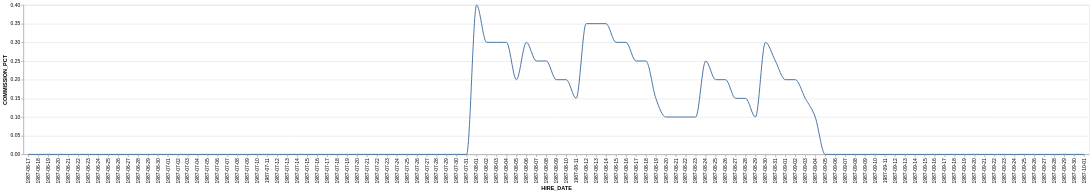

Source (Vega-Lite JSON):
### Vega-Lite specification from a JSON file in a GitHub repository (floating-point values rounded to 4 significant figures)
{"data": {"values": [{"x_data": "1987-06-17", "y_data": 0}, {"x_data": "1987-06-18", "y_data": 0}, {"x_data": "1987-06-19", "y_data": 0}, {"x_data": "1987-06-20", "y_data": 0}, {"x_data": "1987-06-21", "y_data": 0}, {"x_data": "1987-06-22", "y_data": 0}, {"x_data": "1987-06-23", "y_data": 0}, {"x_data": "1987-06-24", "y_data": 0}, {"x_data": "1987-06-25", "y_data": 0}, {"x_data": "1987-06-26", "y_data": 0}, {"x_data": "1987-06-27", "y_data": 0}, {"x_data": "1987-06-28", "y_data": 0}, {"x_data": "1987-06-29", "y_data": 0}, {"x_data": "1987-06-30", "y_data": 0}, {"x_data": "1987-07-01", "y_data": 0}, {"x_data": "1987-07-02", "y_data": 0}, {"x_data": "1987-07-03", "y_data": 0}, {"x_data": "1987-07-04", "y_data": 0}, {"x_data": "1987-07-05", "y_data": 0}, {"x_data": "1987-07-06", "y_data": 0}, {"x_data": "1987-07-07", "y_data": 0}, {"x_data": "1987-07-08", "y_data": 0}, {"x_data": "1987-07-09", "y_data": 0}, {"x_data": "1987-07-10", "y_data": 0}, {"x_data": "1987-07-11", "y_data": 0}, {"x_data": "1987-07-12", "y_data": 0}, {"x_data": "1987-07-13", "y_data": 0}, {"x_data": "1987-07-14", "y_data": 0}, {"x_data": "1987-07-15", "y_data": 0}, {"x_data": "1987-07-16", "y_data": 0}, {"x_data": "1987-07-17", "y_data": 0}, {"x_data": "1987-07-18", "y_data": 0}, {"x_data": "1987-07-19", "y_data": 0}, {"x_data": "1987-07-20", "y_data": 0}, {"x_data": "1987-07-21", "y_data": 0}, {"x_data": "1987-07-22", "y_data": 0}, {"x_data": "1987-07-23", "y_data": 0}, {"x_data": "1987-07-24", "y_data": 0}, {"x_data": "1987-07-25", "y_data": 0}, {"x_data": "1987-07-26", "y_data": 0}, {"x_data": "1987-07-27", "y_data": 0}, {"x_data": "1987-07-28", "y_data": 0}, {"x_data": "1987-07-29", "y_data": 0}, {"x_data": "1987-07-30", "y_data": 0}, {"x_data": "1987-07-31", "y_data": 0}, {"x_data": "1987-08-01", "y_data": 0.4}, {"x_data": "1987-08-02", "y_data": 0.3}, {"x_data": "1987-08-03", "y_data": 0.3}, {"x_data": "1987-08-04", "y_data": 0.3}, {"x_data": "1987-08-05", "y_data": 0.2}, {"x_data": "1987-08-06", "y_data": 0.3}, {"x_data": "1987-08-07", "y_data": 0.25}, {"x_data": "1987-08-08", "y_data": 0.25}, {"x_data": "1987-08-09", "y_data": 0.2}, {"x_data": "1987-08-10", "y_data": 0.2}, {"x_data": "1987-08-11", "y_data": 0.15}, {"x_data": "1987-08-12", "y_data": 0.35}, {"x_data": "1987-08-13", "y_data": 0.35}, {"x_data": "1987-08-14", "y_data": 0.35}, {"x_data": "1987-08-15", "y_data": 0.3}, {"x_data": "1987-08-16", "y_data": 0.3}, {"x_data": "1987-08-17", "y_data": 0.25}, {"x_data": "1987-08-18", "y_data": 0.25}, {"x_data": "1987-08-19", "y_data": 0.15}, {"x_data": "1987-08-20", "y_data": 0.1}, {"x_data": "1987-08-21", "y_data": 0.1}, {"x_data": "1987-08-22", "y_data": 0.1}, {"x_data": "1987-08-23", "y_data": 0.1}, {"x_data": "1987-08-24", "y_data": 0.25}, {"x_data": "1987-08-25", "y_data": 0.2}, {"x_data": "1987-08-26", "y_data": 0.2}, {"x_data": "1987-08-27", "y_data": 0.15}, {"x_data": "1987-08-28", "y_data": 0.15}, {"x_data": "1987-08-29", "y_data": 0.1}, {"x_data": "1987-08-30", "y_data": 0.3}, {"x_data": "1987-08-31", "y_data": 0.25}, {"x_data": "1987-09-01", "y_data": 0.2}, {"x_data": "1987-09-02", "y_data": 0.2}, {"x_data": "1987-09-03", "y_data": 0.15}, {"x_data": "1987-09-04", "y_data": 0.1}, {"x_data": "1987-09-05", "y_data": 0}, {"x_data": "1987-09-06", "y_data": 0}, {"x_data": "1987-09-07", "y_data": 0}, {"x_data": "1987-09-08", "y_data": 0}, {"x_data": "1987-09-09", "y_data": 0}, {"x_data": "1987-09-10", "y_data": 0}, {"x_data": "1987-09-11", "y_data": 0}, {"x_data": "1987-09-12", "y_data": 0}, {"x_data": "1987-09-13", "y_data": 0}, {"x_data": "1987-09-14", "y_data": 0}, {"x_data": "1987-09-15", "y_data": 0}, {"x_data": "1987-09-16", "y_data": 0}, {"x_data": "1987-09-17", "y_data": 0}, {"x_data": "1987-09-18", "y_data": 0}, {"x_data": "1987-09-19", "y_data": 0}, {"x_data": "1987-09-20", "y_data": 0}, {"x_data": "1987-09-21", "y_data": 0}, {"x_data": "1987-09-22", "y_data": 0}, {"x_data": "1987-09-23", "y_data": 0}, {"x_data": "1987-09-24", "y_data": 0}, {"x_data": "1987-09-25", "y_data": 0}, {"x_data": "1987-09-26", "y_data": 0}, {"x_data": "1987-09-27", "y_data": 0}, {"x_data": "1987-09-28", "y_data": 0}, {"x_data": "1987-09-29", "y_data": 0}, {"x_data": "1987-09-30", "y_data": 0}, {"x_data": "1987-10-01", "y_data": 0}]}, "mark": {"type": "line", "interpolate": "monotone"}, "encoding": {"x": {"field": "x_data", "type": "nominal", "title": "HIRE_DATE", "sort": "ascending"}, "y": {"field": "y_data", "type": "quantitative", "title": "COMMISSION_PCT"}}}
